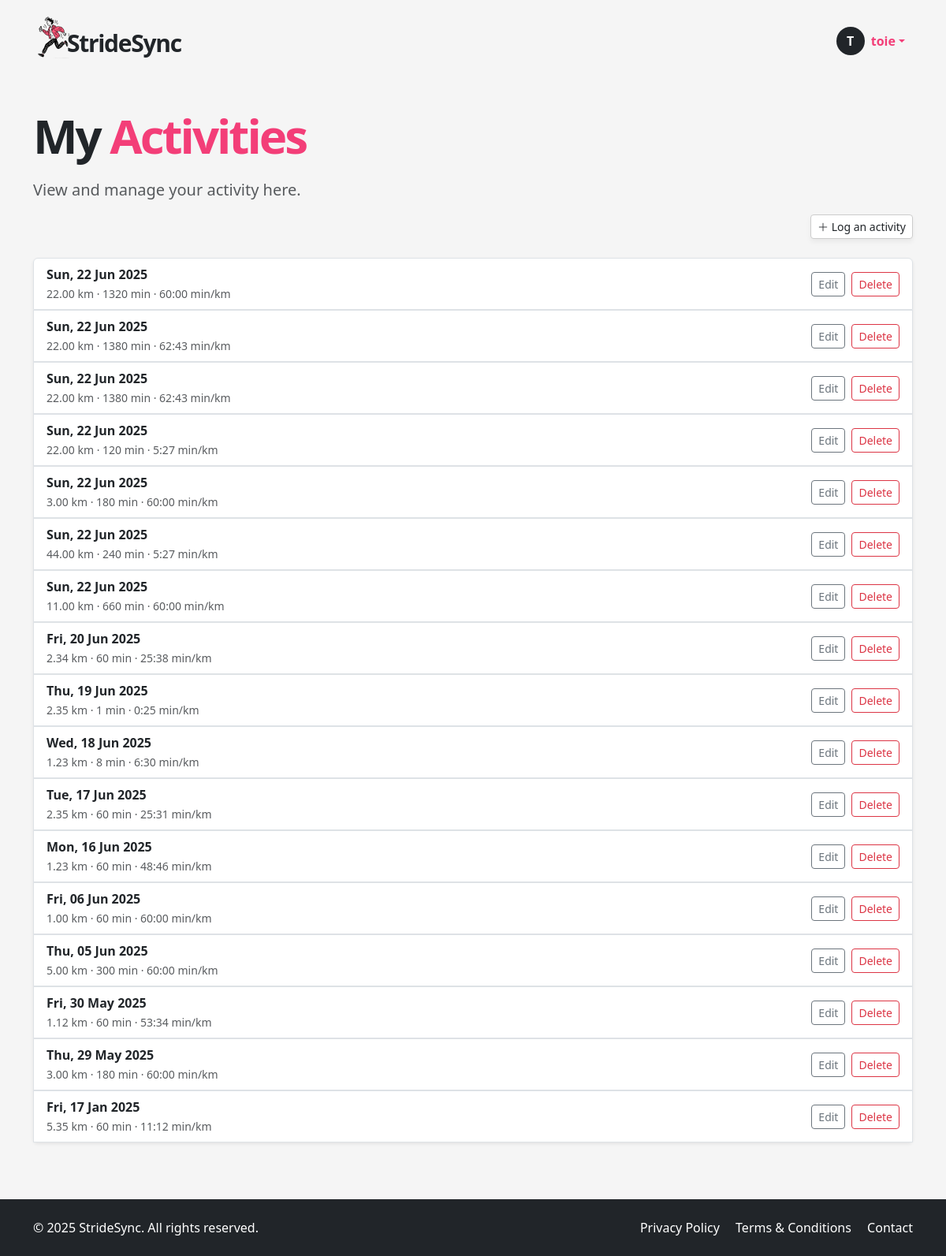
/my-activities (signed in), run on the app's committed database.
### app/models.py (models this page shows, shortened)
class User(UserMixin, db.Model):
    __tablename__ = "users"
    id = sa.Column(sa.Integer, primary_key=True)
    email = sa.Column(sa.String(120), unique=True, nullable=False, index=True)
    password_hash = sa.Column(sa.String(256))
    username = sa.Column(sa.String(64), unique=True, nullable=False, index=True)
    role = sa.Column(sa.Enum(UserRole), default=UserRole.USER, nullable=False)
    is_verified = sa.Column(sa.Boolean, default=False)
    verification_token = sa.Column(sa.String(128), nullable=False, default=lambda: secrets.token_urlsafe(32))
    unit_preference = Column(String(2), default='km')  # 'km' or 'mi'
    notify_group_activity = Column(Boolean, default=True)
    is_public_profile = Column(Boolean, default=False)
    reset_token = db.Column(db.String, nullable=True)
    reset_token_expiry = db.Column(db.DateTime, nullable=True)
    runs = so.relationship("Run", back_populates="user", cascade="all, delete-orphan")
    groups = so.relationship("Group", secondary=user_groups, back_populates="members")
    admin_of_groups = so.relationship("Group", secondary=group_admins, back_populates="admins")

class Run(db.Model):
    __tablename__ = "runs"
    id = sa.Column(sa.Integer, primary_key=True)
    date = sa.Column(sa.DateTime(timezone=True), index=True)
    distance = sa.Column(Numeric(precision=8, scale=2))  # replaces sa.Integer
    time = sa.Column(sa.Integer)      # seconds (duration)
    pace = sa.Column(sa.Integer)      # seconds per km
    user_id = sa.Column(sa.Integer, sa.ForeignKey("users.id"), index=True)
    user = so.relationship("User", back_populates="runs")
    groups = so.relationship("Group", secondary=run_groups, back_populates="runs")

### app/routes.py (the view)
@app.route('/my-activities')
@login_required
def my_activities():
    runs = db.session.scalars(
        sa.select(Run).where(Run.user_id == current_user.id).order_by(Run.date.desc())
    ).all()
    form = LogActivityForm()
    form.groups.choices = [(g.id, g.name) for g in current_user.groups]
    edit_form = EditRunForm()
    edit_form.groups.choices = [(g.id, g.name) for g in current_user.groups]
    delete_form = DeleteRunForm()
    return render_template(
        "my_activities.html",
        runs=runs,
        form=form,
        edit_form=edit_form,
        delete_form=delete_form,
        user=current_user
    )

### app/models.py (called while the page is built)
@login.user_loader
def load_user(id):
    return db.session.get(User, int(id))

### app/templates/my_activities.html (shortened to what this page needs)
{% extends "base.html" %}
{% block content %}
<section class="py-5">
  <div class="container">
    <h1 class="display-4 fw-bold mb-4 hero-title">My <span>Activities</span></h1>
    <p class="lead text-muted ">View and manage your activity here.</p>
    <div class="mb-4 justify-content-end d-flex">
      <a href="#" class="btn btn-soft btn-sm" data-bs-toggle="modal" data-bs-target="#logActivityModal">
          <i class="bi bi-plus-lg"></i> Log an activity
        </a>
    </div>
    {% if runs %}
    <div class="list-group shadow-sm">
      {% for run in runs %}
        <div class="list-group-item d-flex justify-content-between align-items-center">
          <div>
            <strong>{{ run.date.strftime('%a, %d %b %Y') }}</strong><br>
            <small class="text-muted">
              {{ run.distance }} km · {{ run.time // 60 }} min ·
              {{ "%d:%02d" % (run.pace // 60, run.pace % 60) }} min/km
            </small>
          </div>
          <div class="d-flex gap-2">
            <button class="btn btn-sm btn-outline-secondary" data-bs-toggle="modal" data-bs-target="#editRunModal{{ run.id }}">Edit</button>
            <button class="btn btn-sm btn-outline-danger" data-bs-toggle="modal" data-bs-target="#deleteRunModal{{ run.id }}">Delete</button>
          </div>
        </div>
                    {% set selected_group_ids = run.groups | map(attribute='id') | list %}
      {% endfor %}
    </div>
    {% else %}
      <p class="text-muted">No runs logged yet. Start by adding a new one.</p>
    {% endif %}
  </div>
</section>
{% endblock %}

### app/templates/base.html (shortened to what this page needs)
<!DOCTYPE html>
<html lang="en">
<head>
  <link href="https://cdn.jsdelivr.net/npm/bootstrap@5.3.6/dist/css/bootstrap.min.css" rel="stylesheet">
  <link href="https://cdn.jsdelivr.net/npm/bootstrap-icons@1.10.5/font/bootstrap-icons.css" rel="stylesheet">
  <link rel="stylesheet" href="{{ url_for('static', filename='style.css') }}">
</head>
<body>
  <header>
    <nav class="navbar">
      <div class="container d-flex justify-content-between align-items-center py-2">
        <a href="/index" class="text-decoration-none logo-container d-flex align-items-center">
          <img src="{{ url_for('static', filename='img/icon.png') }}" width="50px" style="margin-right: -15px !important;" alt="StrideSync logo">
          <p class="logo mb-0 ms-2">StrideSync</p>
        </a>
        <ul class="navbar-nav flex-row align-items-center mb-0 menubox">
          {% if current_user.is_anonymous %}
            <li class="nav-item">
              <a class="btn btn-dark px-4" href="{{ url_for('login') }}">LOGIN</a>
            </li>
          {% else %}
            <li class="nav-item dropdown">
              <a class="nav-link dropdown-toggle d-flex align-items-center" href="#" id="userDropdown" role="button" data-bs-toggle="dropdown" aria-expanded="false">
                <div class="avatar-circle bg-dark text-white rounded-circle d-flex justify-content-center align-items-center me-2" style="width: 36px; height: 36px; font-weight: bold;">
                  {{ current_user.username[0]|upper }}
                </div>
                <span class="fw-semibold">{{ current_user.username }}</span>
              </a>
            </li>
          {% endif %}
        </ul>
      </div>
    </nav>
  </header>
  <main>
    {% block content %}{% endblock %}
  </main>
  <footer class="bg-dark text-white py-4">
    <div class="container d-flex flex-column flex-md-row justify-content-between align-items-center">
      <div class="mb-2 mb-md-0">
        &copy; 2025 StrideSync. All rights reserved.
      </div>
      <div>
        <a href="/privacy" class="text-white text-decoration-none me-3">Privacy Policy</a>
        <a href="/terms" class="text-white text-decoration-none me-3">Terms & Conditions</a>
        <a href="/contact" class="text-white text-decoration-none">Contact</a>
      </div>
    </div>
  </footer>
</body>
</html>

### app/static/style.css (style rules this page uses)
html, body { height: 100%; margin: 0; display: flex; flex-direction: column; scroll-behavior: smooth; }
body { background-color: #f5f5f5; }
main { flex: 1; }
a { color: #f33e78; }
.logo { font-size: 30px; font-weight: 700; letter-spacing: -1.3px; margin-top: 15px; }
.logo-container { color: unset; }
.hero-title { font-weight: 900 !important; font-size: 60px; letter-spacing: -3px; line-height: 60px; }
.hero-title span { color: #f33e78; }
.btn-soft, .btn-soft-white { background: white; border: 1px solid #ccc; box-shadow: 0 4px 6px rgba(0,0,0,0.05); }
.nav-link { color: #f33e78 !important; }
.menubox { margin-top: 10px; margin-right: 10px; }
footer { background-color: #333; }

### data on the page
User: username "T", username "toie"
Run: date "Sun, 22 Jun 2025", distance "22.00", time "1320", pace "60:00"
Run: date "Sun, 22 Jun 2025", distance "22.00", time "1380", pace "62:43"
Run: date "Sun, 22 Jun 2025", distance "22.00", time "1380", pace "62:43"
Run: date "Sun, 22 Jun 2025", distance "22.00", time "120", pace "5:27"
Run: date "Sun, 22 Jun 2025", distance "3.00", time "180", pace "60:00"
Run: date "Sun, 22 Jun 2025", distance "44.00", time "240", pace "5:27"
Run: date "Sun, 22 Jun 2025", distance "11.00", time "660", pace "60:00"
Run: date "Fri, 20 Jun 2025", distance "2.34", time "60", pace "25:38"
Run: date "Thu, 19 Jun 2025", distance "2.35", time "1", pace "0:25"
Run: date "Wed, 18 Jun 2025", distance "1.23", time "8", pace "6:30"
Run: date "Tue, 17 Jun 2025", distance "2.35", time "60", pace "25:31"
Run: date "Mon, 16 Jun 2025", distance "1.23", time "60", pace "48:46"
Run: date "Fri, 06 Jun 2025", distance "1.00", time "60", pace "60:00"
Run: date "Thu, 05 Jun 2025", distance "5.00", time "300", pace "60:00"
Run: date "Fri, 30 May 2025", distance "1.12", time "60", pace "53:34"
Run: date "Thu, 29 May 2025", distance "3.00", time "180", pace "60:00"
Run: date "Fri, 17 Jan 2025", distance "5.35", time "60", pace "11:12"
